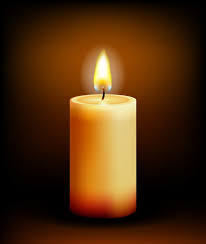
#> input picture thermal.png, 206 x 244 px
$ python img_to_hex.py
#> lines starting #> are read from the running program, lines starting #| are printed output that depends on the picture
from PIL import Image


img = Image.open("thermal.png").convert("L")
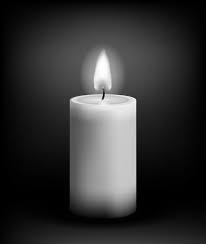
#> img: PIL image 206x244 L; min 0, max 254, mean 50.1
img = img.resize((16,16))
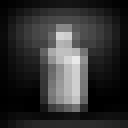
#> img: PIL image 16x16 L (shown 8 times larger); min 0, max 232, mean 50.1

with open("image.hex","w") as f:
    for p in img.getdata():
        f.write(f"{p:02X}\n")
#> this loop made 256 passes
#> p on passes 2 to 4: 3, 6, 10
